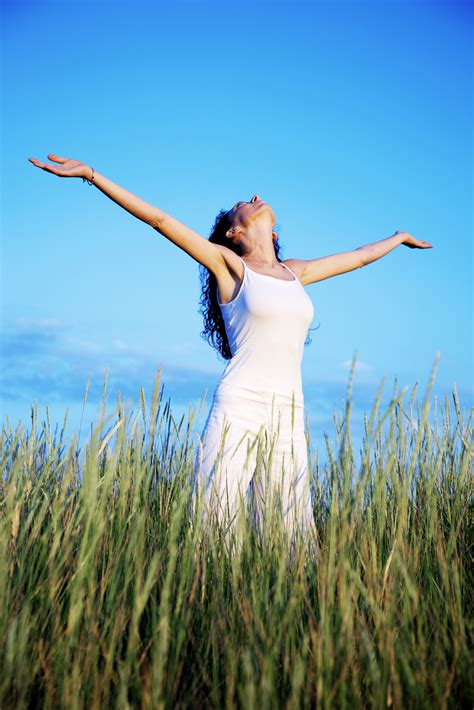
#> input picture M6/04. Kernels, callbacks and thresholding/img/woman.jpg, 474 x 710 px
$ jupyter execute 'Mini projects.ipynb'
#> lines starting #> are read from the running program, lines starting #| are printed output that depends on the picture; after the words box and inside, x2 and y2 are one past the last pixel; in counts of white or black regions, pixels touching at a corner belong together
# Mini projects

[cell 1]
import cv2
import numpy as np
import matplotlib.pyplot as plt

## Level 1

### Photo art app

1. Create a function that receives an image and converts it to a sketch so it looks similar to this:

[cell 2]
def draw_picture(image):

#> called with image = 'img/woman.jpg'
    image = cv2.imread(image)
#> image is the input picture: shape (710, 474, 3); mean B, G, R 171.7, 154.3, 108.6
    img = image.copy()
    img = cv2.cvtColor(img, cv2.COLOR_BGR2GRAY)
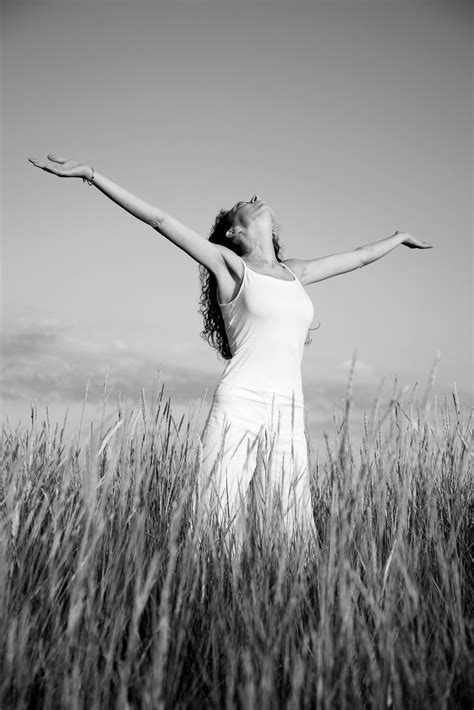
#> img: shape (710, 474); min 0, max 254, mean 142.6
    edge = cv2.Canny(img, 75, 125)
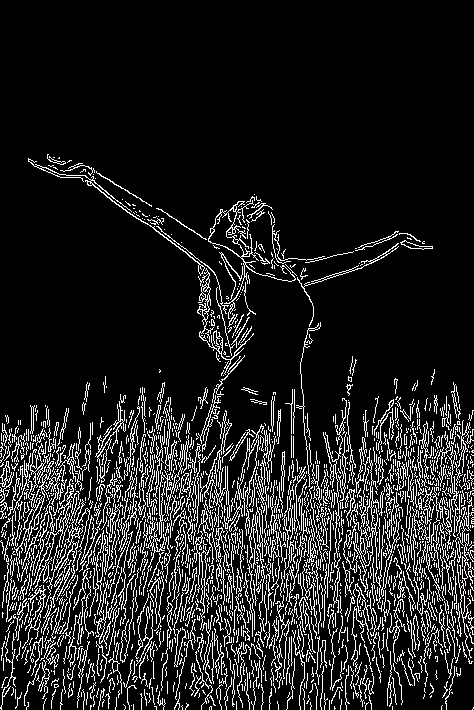
#> edge: shape (710, 474); 12.6% white in thin lines or dots, all inside (x1, y1, x2, y2) = (0, 154, 474, 710)
    sharp = np.ones((3,3), np.float32) *-1
    sharp[1,1] = 9
    edge = cv2.filter2D(edge, -1, sharp)
    ret, thresh = cv2.threshold(edge, 0, maxval=255, type=cv2.THRESH_BINARY_INV)
    plt.figure(figsize = (20,15))
    plt.imshow(thresh, cmap="gray");

[cell 3]
draw_picture("img/woman.jpg")

### Instagram filters app

1. Create a function that given a photo it applies a black and white filter
1. Create a filter that will change color of the image

[cell 4]
def black_white(image):
#> called with image = 'img/photo1.jpg'
    image = cv2.imread(image)
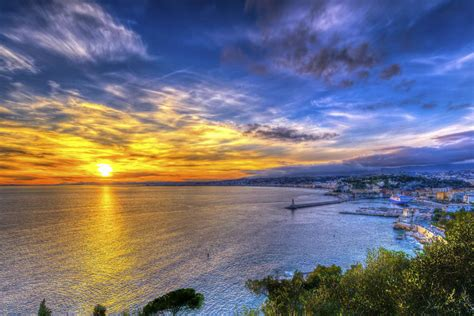
#> input picture M6/04. Kernels, callbacks and thresholding/img/photo1.jpg, 474 x 316 px
#> image is the input picture: shape (316, 474, 3); mean B, G, R 123.3, 112.6, 114.4
    img = image.copy()
    img = cv2.cvtColor(img, cv2.COLOR_BGR2GRAY)
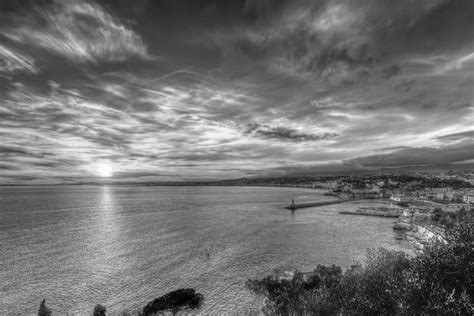
#> img: shape (316, 474); min 1, max 254, mean 114.4

    ret, thresh = cv2.threshold(img, 127, maxval=255, type=cv2.THRESH_TRUNC)
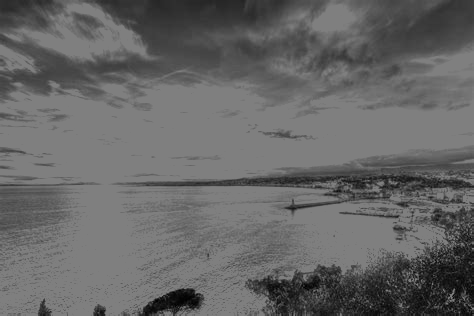
#> thresh: shape (316, 474); min 1, max 127, mean 102.2

    plt.figure(figsize = (20,15))
    plt.imshow(thresh, cmap="gray")
    cv2.imwrite("thresh.jpg", thresh)

def change_color(image):
#> called with image = 'img/photo1.jpg'
    image = cv2.imread(image)
    img = image.copy()
    rgb = cv2.cvtColor(img, cv2.COLOR_BGR2RGB)
    r,g,b = cv2.split(rgb)
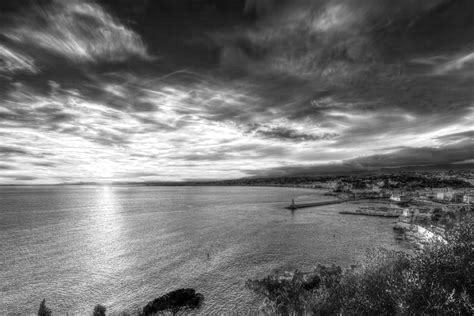
#> r: shape (316, 474); min 0, max 255, mean 114.4
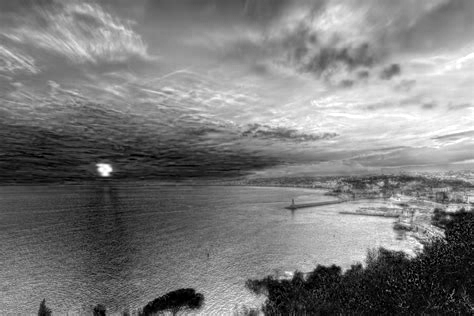
#> b: shape (316, 474); min 0, max 255, mean 123.3
    r=r+50
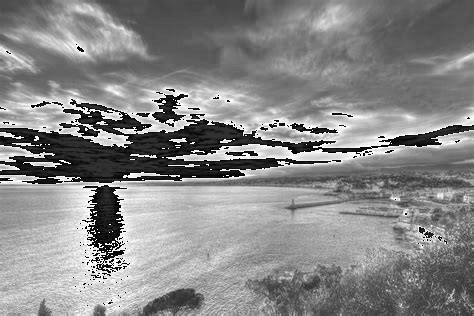
#> r: shape (316, 474); min 0, max 255, mean 135.6
    g=g+10
    b=b-20
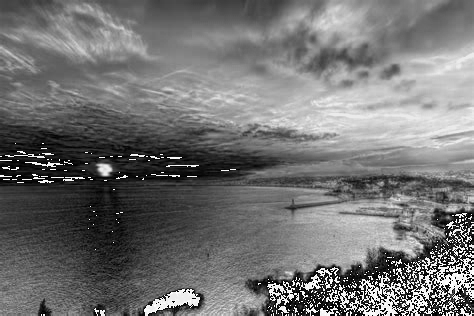
#> b: shape (316, 474); min 0, max 255, mean 114
    merged = cv2.merge([r,g,b])
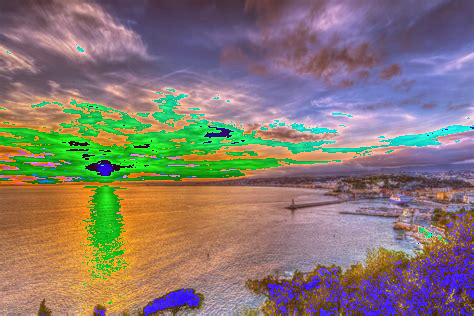
#> merged: shape (316, 474, 3); mean R, G, B 135.6, 121.3, 114
    plt.figure(figsize=(15,15))
    plt.imshow(merged)
